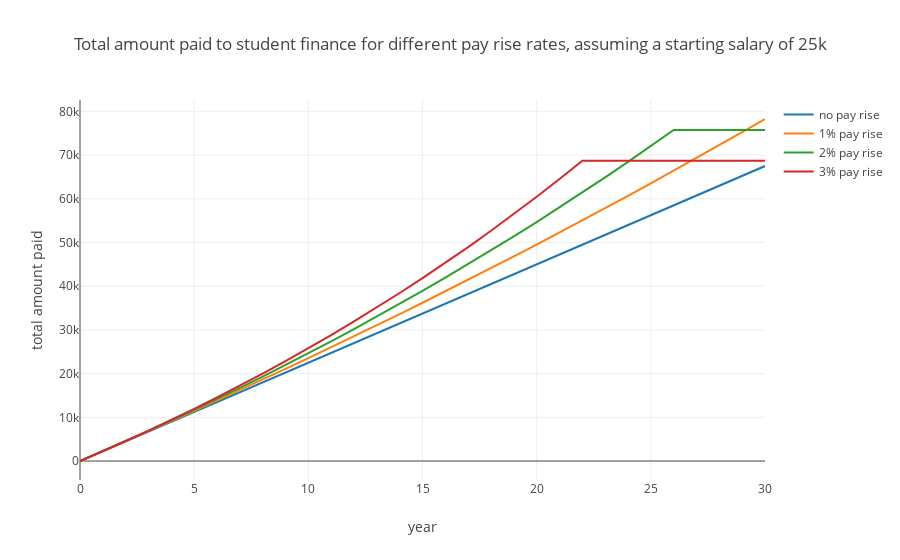

Notebook source saved alongside this figure:
### Markdown cell above
Plot to show impact of rate of salary increase on total amount paid to student finance

### Code cell
import plotly as plt
import plotly.graph_objs as go
plt.offline.init_notebook_mode(connected = True)

years = list(range(0,31))
total_paid_zero = list(map(lambda item: item['total paid'], student_finance(25000, 0, 9, 38000, 6, 30)))
total_paid_one = list(map(lambda item: item['total paid'], student_finance(25000, 1, 9, 38000, 6, 30)))
total_paid_two = list(map(lambda item: item['total paid'], student_finance(25000, 2, 9, 38000, 6, 30)))
total_paid_three = list(map(lambda item: item['total paid'], student_finance(25000, 3, 9, 38000, 6, 30)))

trace_zero = go.Line({'x': years, 'y': total_paid_zero, 'mode': 'lines', 'name': 'no pay rise'})
trace_one = go.Line({'x': years, 'y': total_paid_one, 'mode': 'lines', 'name': '1% pay rise'})
trace_two = go.Line({'x': years, 'y': total_paid_two, 'mode': 'lines', 'name': '2% pay rise'})
trace_three = go.Line({'x': years, 'y': total_paid_three, 'mode': 'lines', 'name': '3% pay rise'})
layout = go.Layout({'title': 'Total amount paid to student finance for different pay rise rates, assuming a starting salary of 25k', 'xaxis': {'title':'year'}, 'yaxis': {'title':'total amount paid'}})                           
figure=go.Figure(data=[trace_zero, trace_one, trace_two, trace_three],layout=layout)
plt.offline.iplot(figure)

### Figure 1 — Plotly figure (JSON) as saved in the notebook; plotly's stock layout.template omitted (floating-point values rounded to 4 significant figures)
{"data": [{"mode": "lines", "name": "no pay rise", "type": "scatter", "uid": "4c259c89-6bdc-4c61-87ae-04ea973b92cc", "x": [0, 1, 2, 3, 4, 5, 6, 7, 8, 9, 10, 11, 12, 13, 14, 15, 16, 17, 18, 19, 20, 21, 22, 23, 24, 25, 26, 27, 28, 29, 30], "y": [0, 2250, 4500, 6750, 9000, 11250, 13500, 15750, 18000, 20250, 22500, 24750, 27000, 29250, 31500, 33750, 36000, 38250, 40500, 42750, 45000, 47250, 49500, 51750, 54000, 56250, 58500, 60750, 63000, 65250, 67500]}, {"mode": "lines", "name": "1% pay rise", "type": "scatter", "uid": "a934ec45-8295-469c-809a-f187bfea6736", "x": [0, 1, 2, 3, 4, 5, 6, 7, 8, 9, 10, 11, 12, 13, 14, 15, 16, 17, 18, 19, 20, 21, 22, 23, 24, 25, 26, 27, 28, 29, 30], "y": [0, 2250, 4522, 6817, 9135, 11477, 13842, 16230, 18642, 21079, 23539, 26025, 28535, 31070, 33631, 36218, 38830, 41468, 44133, 46824, 49542, 52288, 55061, 57861, 60690, 63547, 66432, 69346, 72290, 75263, 78266]}, {"mode": "lines", "name": "2% pay rise", "type": "scatter", "uid": "c458402a-70ac-4bc3-ae0d-79232da60dd3", "x": [0, 1, 2, 3, 4, 5, 6, 7, 8, 9, 10, 11, 12, 13, 14, 15, 16, 17, 18, 19, 20, 21, 22, 23, 24, 25, 26, 27, 28, 29, 30], "y": [0, 2250, 4545, 6885, 9273, 11709, 14193, 16727, 19311, 21947, 24636, 27379, 30177, 33030, 35941, 38910, 41938, 45027, 48177, 51391, 54669, 58012, 61422, 64901, 68449, 72068, 75759, 75759, 75759, 75759, 75759]}, {"mode": "lines", "name": "3% pay rise", "type": "scatter", "uid": "6f0c2afc-cc8a-4532-8a01-c0f886654ce3", "x": [0, 1, 2, 3, 4, 5, 6, 7, 8, 9, 10, 11, 12, 13, 14, 15, 16, 17, 18, 19, 20, 21, 22, 23, 24, 25, 26, 27, 28, 29, 30], "y": [0, 2250, 4567, 6954, 9413, 11945, 14553, 17240, 20007, 22857, 25793, 28817, 31932, 35140, 38444, 41847, 45352, 48963, 52682, 56512, 60458, 64522, 68707, 68707, 68707, 68707, 68707, 68707, 68707, 68707, 68707]}], "layout": {"title": {"text": "Total amount paid to student finance for different pay rise rates, assuming a starting salary of 25k"}, "xaxis": {"title": {"text": "year"}}, "yaxis": {"title": {"text": "total amount paid"}}}}
